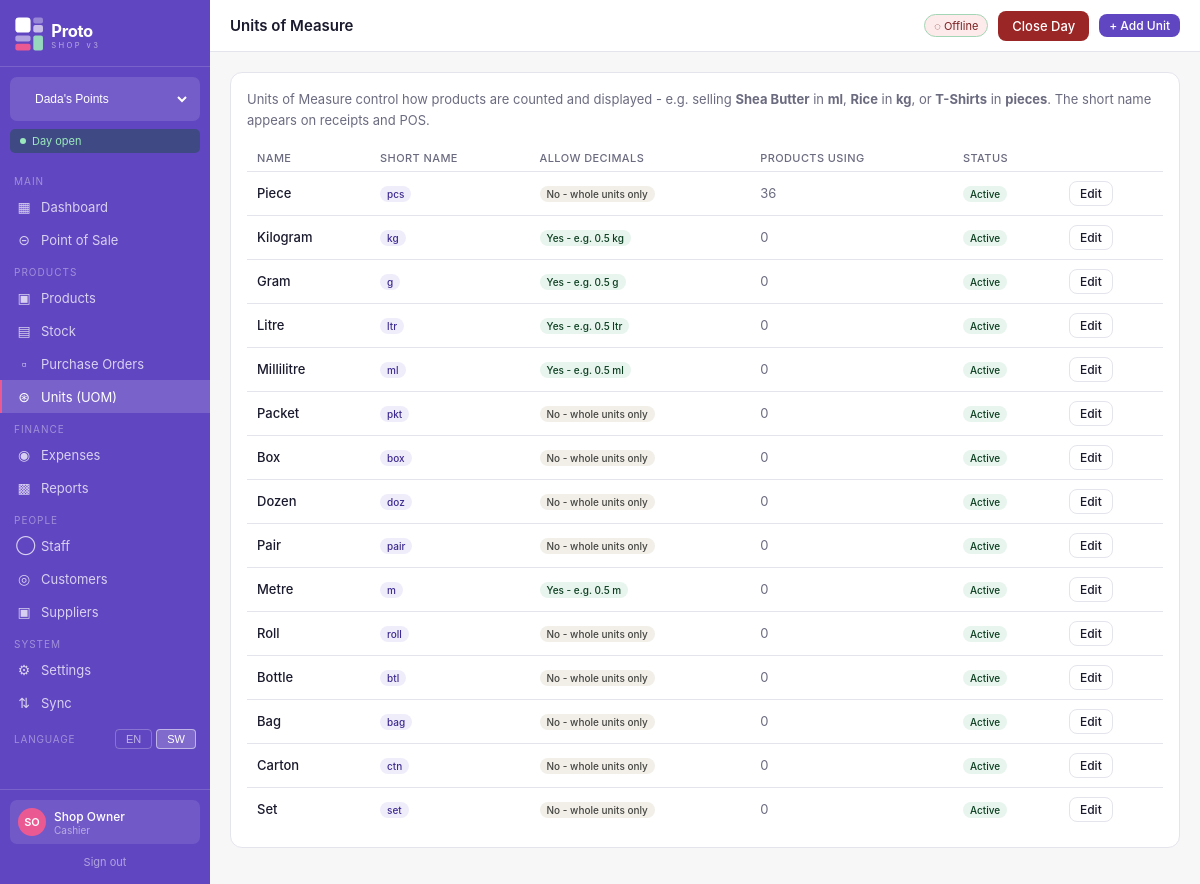
Screenshot of /units/ (signed in) with the database file from the repository.
### shops/models.py (models this page shows, shortened)
class Shop(models.Model):
    SHOP_TYPE_CHOICES = [
        ('handbags', 'Handbags'),
        ('hair', 'Hair Products'),
        ('home', 'Home Supplies'),
        ('other', 'Other'),
    ]
    name = models.CharField(max_length=100)
    shop_type = models.CharField(max_length=20, choices=SHOP_TYPE_CHOICES)
    address = models.TextField(blank=True)
    phone = models.CharField(max_length=20, blank=True)
    is_active = models.BooleanField(default=True)
    created_at = models.DateTimeField(auto_now_add=True)
    class Meta:
        ordering = ['name']

class UserShopAccess(models.Model):
    ROLE_CHOICES = [
        ('owner', 'Owner'),
        ('admin', 'Admin'),
        ('cashier', 'Cashier'),
    ]
    user = models.ForeignKey(User, on_delete=models.CASCADE, related_name='shop_access')
    shop = models.ForeignKey(Shop, on_delete=models.CASCADE, related_name='user_access')
    role = models.CharField(max_length=20, choices=ROLE_CHOICES, default='cashier')
    is_active = models.BooleanField(default=True)
    class Meta:
        unique_together = ('user', 'shop')

### units/models.py (models this page shows, shortened)
class UnitOfMeasure(models.Model):
    name           = models.CharField(max_length=50, unique=True)
    short_name     = models.CharField(max_length=10)
    allow_decimals = models.BooleanField(
        default=False,
        help_text='Allow fractional quantities (e.g. 0.5 kg). '
                  'Disable for countable items like pieces or packets.'
    )
    is_active  = models.BooleanField(default=True)
    sort_order = models.IntegerField(default=0)
    class Meta:
        ordering = ['sort_order', 'name']
        verbose_name = 'Unit of Measure'
        verbose_name_plural = 'Units of Measure'

### units/views.py (the view)
# urls.py: path('', views.uom_list, name='list'),
@login_required
def uom_list(request):
    units = UnitOfMeasure.objects.all()
    return render(request, 'units/list.html', {'units': units})

### shops/models.py (called while the page is built)
    @property
    def is_open(self):
        return self.status == 'open'

### templates/units/list.html (shortened to what this page needs)
{% extends "base.html" %}
{% block page_title %}Units of Measure{% endblock %}
{% block topbar_actions %}
  <a href="{% url 'units:create' %}" class="btn btn-primary btn-sm">+ Add Unit</a>
{% endblock %}
{% block content %}
<div class="card">
  <p style="font-size:13px;color:#6b6b80;margin-bottom:14px;line-height:1.6">
    Units of Measure control how products are counted and displayed - e.g. selling <strong>Shea Butter</strong> in <strong>ml</strong>,
    <strong>Rice</strong> in <strong>kg</strong>, or <strong>T-Shirts</strong> in <strong>pieces</strong>.
    The short name appears on receipts and POS.
  </p>
  <div class="table-wrap">
    <table>
      <thead>
        <tr><th>Name</th><th>Short Name</th><th>Allow Decimals</th><th>Products Using</th><th>Status</th><th></th></tr>
      </thead>
      <tbody>
        {% for u in units %}
        <tr>
          <td style="font-weight:500">{{ u.name }}</td>
          <td><span class="badge badge-purple">{{ u.short_name }}</span></td>
          <td>
            {% if u.allow_decimals %}
              <span class="badge badge-green">Yes - e.g. 0.5 {{ u.short_name }}</span>
            {% else %}
              <span class="badge badge-gray">No - whole units only</span>
            {% endif %}
          </td>
          <td style="color:#6b6b80">{{ u.products.count }}</td>
          <td>{% if u.is_active %}<span class="badge badge-green">Active</span>{% else %}<span class="badge badge-red">Inactive</span>{% endif %}</td>
          <td><a href="{% url 'units:edit' u.pk %}" class="btn btn-outline btn-sm">Edit</a></td>
        </tr>
        {% empty %}
        <tr><td colspan="6" style="text-align:center;padding:28px;color:#6b6b80">
          No units yet. <a href="{% url 'units:create' %}">Add your first unit</a>
        </td></tr>
        {% endfor %}
      </tbody>
    </table>
  </div>
</div>
{% endblock %}

### templates/base.html (shortened to what this page needs)
<!DOCTYPE html>
<html lang="en">
<head>
  <link rel="stylesheet" href="/static/css/proto.css">
</head>
<body>
<div class="app-layout">
  <aside class="sidebar">
    <div class="sidebar-logo">
      <a href="{% url 'dashboard' %}" style="display:flex;align-items:center;padding:2px 0;">
        <img src="/static/img/logo-white.svg" alt="Proto v3" style="height:36px;width:auto;">
      </a>
    </div>
    {% if all_accessible_shops %}
    <form method="post" action="{% url 'switch_shop' %}" class="shop-switcher">
      <select name="shop_id" onchange="this.form.submit()">
        {% for access in all_accessible_shops %}
          <option value="{{ access.shop.id }}"
            {% if access.shop.id == current_shop.id %}selected{% endif %}>
            {{ access.shop.name }}
          </option>
        {% endfor %}
      </select>
    </form>
    {% endif %}
    <div class="day-badge {% if day_is_open %}day-open{% else %}day-closed{% endif %}">
      <span class="day-dot"></span>
      {% if day_is_open %}Day open{% else %}Day closed{% endif %}
    </div>
    <nav class="sidebar-nav">
      <div class="nav-section">Main</div>
      <a href="{% url 'dashboard' %}" class="nav-item {% if request.resolver_match.url_name == 'dashboard' %}active{% endif %}">
        <span class="nav-icon">&#9638;</span> Dashboard
      </a>
      <a href="{% url 'pos:index' %}" class="nav-item {% if 'pos' in request.resolver_match.namespace %}active{% endif %}">
        <span class="nav-icon">&#8861;</span> Point of Sale
      </a>
      <div class="nav-section">Products</div>
      <a href="{% url 'products:list' %}" class="nav-item {% if request.resolver_match.namespace == 'products' %}active{% endif %}">
        <span class="nav-icon">&#9635;</span> Products
      </a>
      <a href="{% url 'stock:list' %}" class="nav-item {% if request.resolver_match.namespace == 'stock' %}active{% endif %}">
        <span class="nav-icon">&#9636;</span> Stock
      </a>
      <a href="{% url 'purchases:list' %}" class="nav-item {% if request.resolver_match.namespace == 'purchases' %}active{% endif %}">
        <span class="nav-icon">&#9643;</span> Purchase Orders
      </a>
      <a href="{% url 'units:list' %}" class="nav-item {% if request.resolver_match.namespace == 'units' %}active{% endif %}">
        <span class="nav-icon">&#8859;</span> Units (UOM)
      </a>
      <div class="nav-section">Finance</div>
      <a href="{% url 'expenses:list' %}" class="nav-item {% if request.resolver_match.namespace == 'expenses' %}active{% endif %}">
        <span class="nav-icon">&#9673;</span> Expenses
      </a>
      <a href="{% url 'reports:dashboard' %}" class="nav-item {% if request.resolver_match.namespace == 'reports' %}active{% endif %}">
        <span class="nav-icon">&#9641;</span> Reports
      </a>
      <div class="nav-section">People</div>
      <a href="{% url 'staff:list' %}" class="nav-item {% if request.resolver_match.namespace == 'staff' %}active{% endif %}">
        <span class="nav-icon">&#9711;</span> Staff
      </a>
      <a href="{% url 'customers:list' %}" class="nav-item {% if request.resolver_match.namespace == 'customers' %}active{% endif %}">
        <span class="nav-icon">&#9678;</span> Customers
      </a>
      <a href="{% url 'purchases:suppliers' %}" class="nav-item {% if request.resolver_match.url_name == 'suppliers' or request.resolver_match.url_name == 'supplier_create' %}active{% endif %}">
        <span class="nav-icon">&#9635;</span> Suppliers
      </a>
      <div class="nav-section">System</div>
      <a href="{% url 'settings:index' %}" class="nav-item {% if request.resolver_match.namespace == 'settings' %}active{% endif %}">
        <span class="nav-icon">&#9881;</span> Settings
      </a>
      <a href="{% url 'sync_engine:dashboard' %}" class="nav-item {% if request.resolver_match.namespace == 'sync_engine' %}active{% endif %}">
        <span class="nav-icon">&#8645;</span> Sync
      </a>
      <div class="nav-lang">
        <span class="nav-lang-label">Language</span>
        <div class="nav-lang-btns">
          <form method="post" action="{% url 'settings:change_language' %}" style="display:inline">
            <button type="submit" class="lang-btn {% if request.LANGUAGE_CODE == 'en' %}lang-active{% endif %}">EN</button>
          </form>
          <form method="post" action="{% url 'settings:change_language' %}" style="display:inline">
            <button type="submit" class="lang-btn {% if request.LANGUAGE_CODE != 'en' %}lang-active{% endif %}">SW</button>
          </form>
        </div>
      </div>
    </nav>
    <div class="sidebar-footer">
      <div class="user-chip">
        <div class="user-avatar">{{ request.user.first_name.0|default:request.user.username.0|upper }}{{ request.user.last_name.0|upper }}</div>
        <div>
          <div class="user-name">{{ request.user.get_full_name|default:request.user.username }}</div>
          <div class="user-role">{{ current_role|capfirst }}</div>
        </div>
      </div>
      <a href="{% url 'logout' %}" class="logout-btn">Sign out</a>
    </div>
  </aside>
  <div class="main-area">
    <header class="topbar">
      <div class="topbar-left">
        <h1 class="page-title">{% block page_title %}Dashboard{% endblock %}</h1>
      </div>
      <div class="topbar-right">
        <span class="sync-badge" id="sync-indicator" title="Click to sync">&#9679; Online</span>
        {% if day_is_open %}
          <a href="#" class="btn btn-danger" onclick="showCloseDayModal(); return false;">Close Day</a>
        {% else %}
          <a href="#" class="btn btn-success" onclick="showOpenDayModal(); return false;">Open Day</a>
        {% endif %}
        {% block topbar_actions %}{% endblock %}
      </div>
    </header>
    <main class="page-content">
      {% block content %}{% endblock %}
    </main>
  </div>
</div>
</body>
</html>

### rows the page displays
Shop: shop_id "Dada's Points"
UnitOfMeasure: name "Piece", short_name "pcs", allow_decimals "No - whole units only", products.count "36", is_active "Active"
UnitOfMeasure: name "Kilogram", short_name "kg", products.count "0", is_active "Active"
UnitOfMeasure: name "Gram", short_name "g", products.count "0", is_active "Active"
UnitOfMeasure: name "Litre", short_name "ltr", products.count "0", is_active "Active"
UnitOfMeasure: name "Millilitre", short_name "ml", products.count "0", is_active "Active"
UnitOfMeasure: name "Packet", short_name "pkt", allow_decimals "No - whole units only", products.count "0", is_active "Active"
UnitOfMeasure: name "Box", short_name "box", allow_decimals "No - whole units only", products.count "0", is_active "Active"
UnitOfMeasure: name "Dozen", short_name "doz", allow_decimals "No - whole units only", products.count "0", is_active "Active"
UnitOfMeasure: name "Pair", short_name "pair", allow_decimals "No - whole units only", products.count "0", is_active "Active"
UnitOfMeasure: name "Metre", short_name "m", products.count "0", is_active "Active"
UnitOfMeasure: name "Roll", short_name "roll", allow_decimals "No - whole units only", products.count "0", is_active "Active"
UnitOfMeasure: name "Bottle", short_name "btl", allow_decimals "No - whole units only", products.count "0", is_active "Active"
UnitOfMeasure: name "Bag", short_name "bag", allow_decimals "No - whole units only", products.count "0", is_active "Active"
UnitOfMeasure: name "Carton", short_name "ctn", allow_decimals "No - whole units only", products.count "0", is_active "Active"
UnitOfMeasure: name "Set", short_name "set", allow_decimals "No - whole units only", products.count "0", is_active "Active"

### other values shown
{{ request.user.first_name.0|default:request.user.username.0|upper }} "S"
{{ request.user.last_name.0|upper }} "O"
{{ request.user.get_full_name|default:request.user.username }} "Shop Owner"
{{ current_role|capfirst }} "Cashier"
